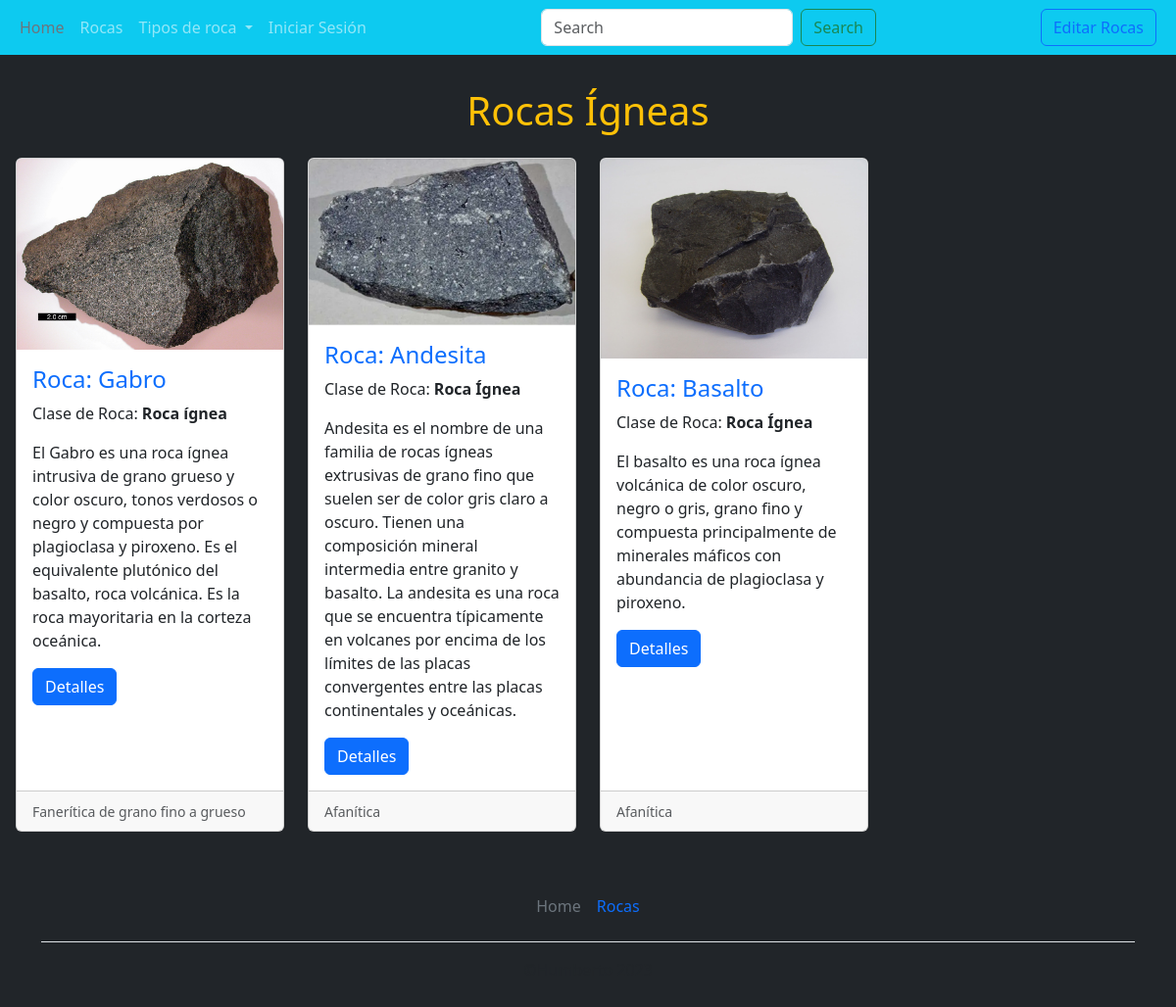
Page /vista_ignea.php on the committed database.
### tables this page shows
CREATE TABLE `rocas` (
  `roca_id` int(11) NOT NULL,
  `ruta` varchar(300) NOT NULL,
  `descripcion` varchar(500) NOT NULL,
  `roca` varchar(30) NOT NULL,
  `clasederoca` varchar(100) NOT NULL,
  `textura` varchar(200) NOT NULL,
  `dureza` varchar(300) NOT NULL,
  `color` text NOT NULL,
  `ambiente_formacion` text NOT NULL,
  `tipocemento` varchar(200) NOT NULL,
  `composicion` varchar(300) NOT NULL,
  `video` varchar(300) NOT NULL
);

### vista_ignea.php (the view, shortened to what this page needs)
<?php include "header.php" ?>
</div>
<div class="container-fluid p-3">
    <h1 class="display-6 text-center p-3 text-warning">Rocas Ígneas</h1>
    <div class="row row-cols-1 row-cols-md-4 g-4">
        <?php
            $sql = $conexion->query("SELECT * FROM rocas WHERE clasederoca LIKE '%ignea%'");
            while ($datos = $sql->fetch_object()) { ?>
        <div class="col">
            <div class="card h-100">
                <a href="vista_individual.php?roca_id=<?= $datos->roca_id ?>">
                    <img src="<?= $datos->ruta ?>" class="card-img-top" alt="<?= $datos->roca ?>">
                </a>
                <div class="card-body">
                    <h4 class="card-title text-primary">Roca:
                        <?= $datos->roca ?>
                    </h4>
                    <p class="card-text">Clase de Roca: <b>
                            <?= $datos->clasederoca ?>
                        </b></p>
                    <p class="card-text">
                        <?= $datos->descripcion ?>
                    </p>
                    <a href="vista_individual.php?roca_id=<?= $datos->roca_id ?>" class="btn btn-primary">Detalles</a>
                </div>
                <div class="card-footer">
                    <small class="text-body-secondary">
                        <?= $datos->textura ?>
                    </small>
                </div>
            </div>
        </div>
        <?php }
        ?>
    </div>
</div>
<div class="container">
    <footer class="py-3 my-4">
    <ul class="nav justify-content-center border-bottom pb-3 mb-3">
                <li><a href="index.php" class="nav-link px-2 link-secondary">Home</a></li>
                <li><a href="cartelera.php" class="nav-link px-2">Rocas</a></li>
            </ul>
        <p class="text-center text-body-secondary">&copy;Humberto 2023</p>
    </footer>
</div>
</body>
</html>

### header.php (shortened to what this page needs)
<!DOCTYPE html>
<html lang="en">
<head>
    <link rel="stylesheet" href="https://cdn.jsdelivr.net/npm/@docsearch/css@3">
    <link href="assets/dist/css/bootstrap.min.css" rel="stylesheet">
    </head>
<body class="bg-dark">
    <div class="container">
        <header
            class="d-flex flex-wrap align-items-center justify-content-center justify-content-md-between py-3 mb-4 border-bottom">
            <nav class="navbar navbar-expand-md navbar-dark fixed-top bg-info">
                <div class="container-fluid">
                    <div class="collapse navbar-collapse" id="navbarCollapse">
                        <ul class="navbar-nav me-auto mb-2 mb-md-0">
                            <li><a href="index.php" class="nav-link px-2 link-secondary">Home</a></li>
                            <li><a href="cartelera.php" class="nav-link px-2">Rocas</a></li>
                            <li class="nav-item dropdown">
                                <a class="nav-link dropdown-toggle" href="#" role="button" data-bs-toggle="dropdown"
                                    aria-expanded="false">
                                    Tipos de roca
                                </a>
                                <?php if (isset($_SESSION["loggedin"])) { ?>
                                 <?php } else { ?>
                                    <li><a href="userlogin.php" class="nav-link px-2">Iniciar Sesión</a></li>
                                <?php } ?>
                            </li>
                        </ul>
                        <form class="d-flex" role="search">
                            <input class="form-control me-2" name="search" type="search" placeholder="Search"
                                aria-label="Search">
                            <button class="btn btn-outline-success" name="enviar" type="submit">Search</button>
                        </form>
                        <div class="col-md-3 text-end">
                            <a href="registrar.php" class="btn btn-outline-primary me-2">Editar Rocas</a>
                        </div>
                    </div>
                </div>
            </nav>
        </header>

### rows in the picture
rocas: ruta (picture), roca "Gabro", clasederoca "Roca ígnea", descripcion "El Gabro es una roca ígnea intrusiva de grano grueso y color oscuro, tonos verdosos o negro y compuesta por plagioclasa y piroxeno. Es el equivalente plutónico del basalto, roca volcánica. Es la roca mayoritaria en la corteza oceánica.", textura "Fanerítica de grano fino a grueso"
rocas: ruta (picture), roca "Andesita", clasederoca "Roca Ígnea", descripcion "Andesita es el nombre de una familia de rocas ígneas extrusivas de grano fino que suelen ser de color gris claro a oscuro. Tienen una composición mineral intermedia entre granito y basalto. La andesita es una roca que se encuentra típicamente en volcanes por encima de los límites de las placas convergentes entre las placas continentales y oceánicas.", textura "Afanítica"
rocas: ruta (picture), roca "Basalto", clasederoca "Roca Ígnea", descripcion "El basalto es una roca ígnea volcánica de color oscuro, negro o gris, grano fino y compuesta principalmente de minerales máficos con abundancia de plagioclasa y piroxeno.", textura "Afanítica"
